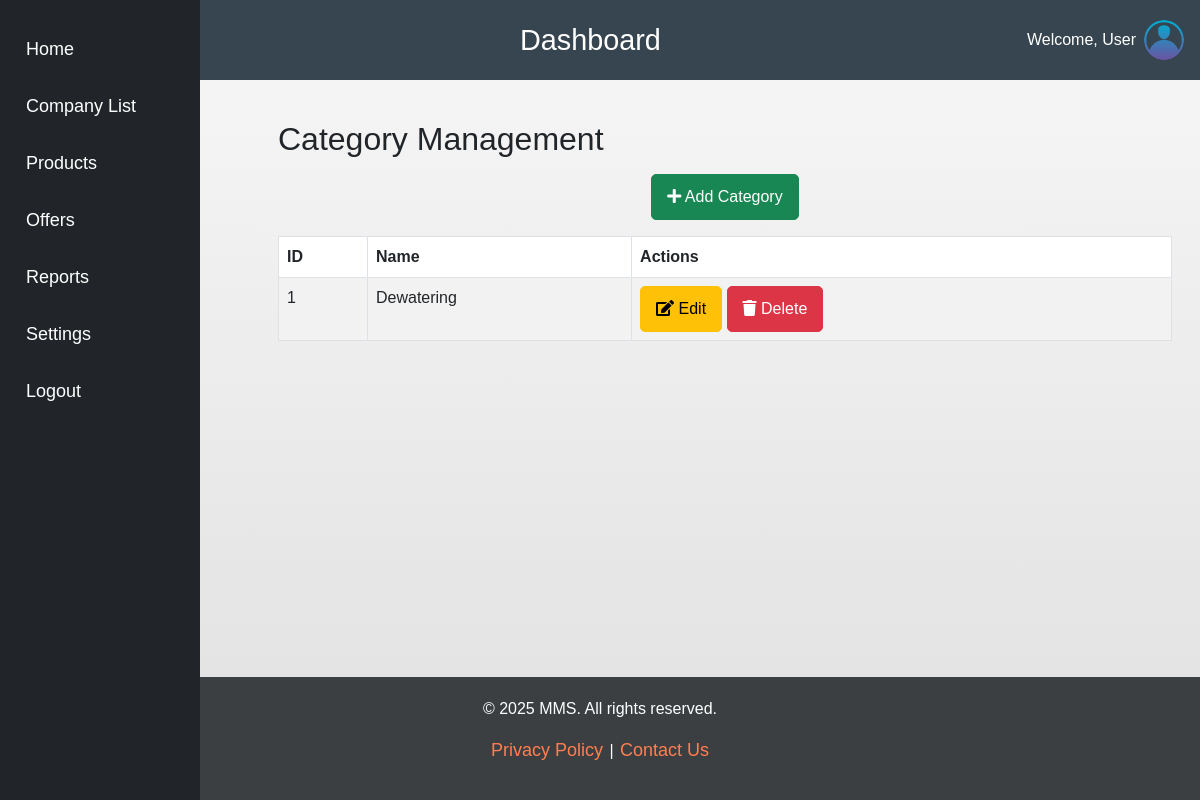
The app's page /products/categories/, older data.
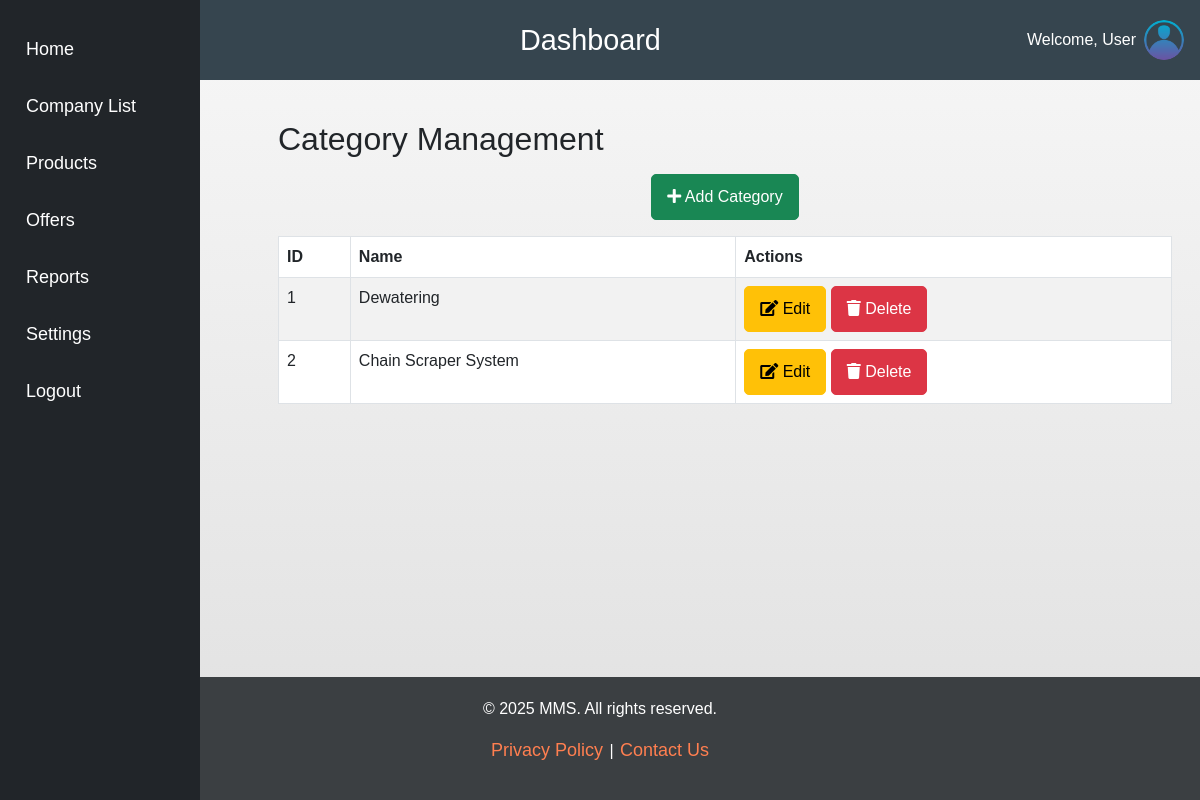
The same page, newer data.
### products/models.py (models this page shows, shortened)
class Category(models.Model):
    name = models.CharField(max_length=100)

### products/views.py (the view)
# urls.py: path('categories/', views.category_list, name='category_list'),
def category_list(request):
    categories = Category.objects.all()
    return render(request, 'products/category_list.html', {'categories': categories})

### products/templates/products/category_list.html (shortened to what this page needs)
{% extends "base.html" %}
{% block content %}
<div class="container">
    <h2 class="mt-4 mb-3">Category Management</h2>
    <div class="text-center mb-3">
        <a href="{% url 'products:add_category' %}" class="btn btn-success">
            <i class="fa fa-plus"></i> Add Category
        </a>
    </div>
    <table class="table table-bordered table-striped">
        <thead class="thead-dark">
            <tr>
                <th>ID</th>
                <th>Name</th>
                <th>Actions</th>
            </tr>
        </thead>
        <tbody>
            {% for category in categories %}
            <tr>
                <td>{{ category.id }}</td>
                <td>{{ category.name }}</td>
                <td>
                    <a href="{% url 'products:edit_category' category.id %}" class="btn btn-warning btn-sm">
                        <i class="fa fa-edit"></i> Edit
                    </a>
                    <a href="{% url 'products:delete_category' category.id %}" class="btn btn-danger btn-sm">
                        <i class="fa fa-trash"></i> Delete
                    </a>
                </td>
            </tr>
            {% endfor %}
        </tbody>
    </table>
</div>
{% endblock %}

Row changes from the older to the newer data that the page shows:
added Category: id "2", name "Chain Scraper System"
